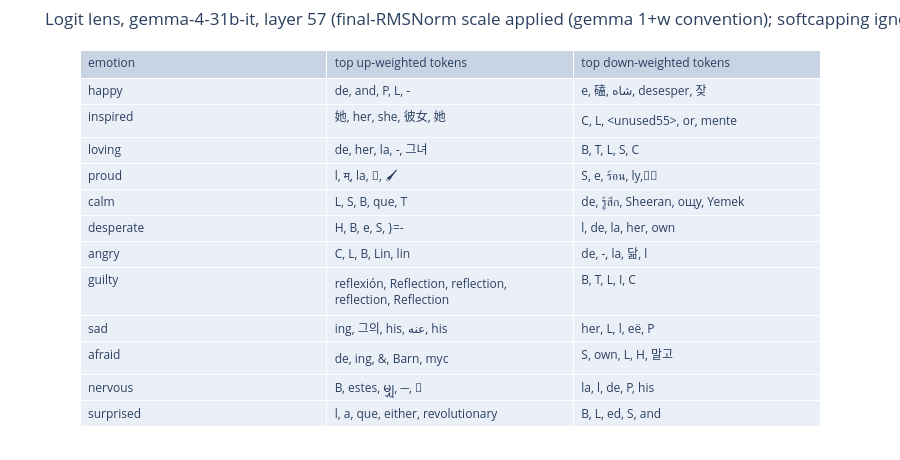
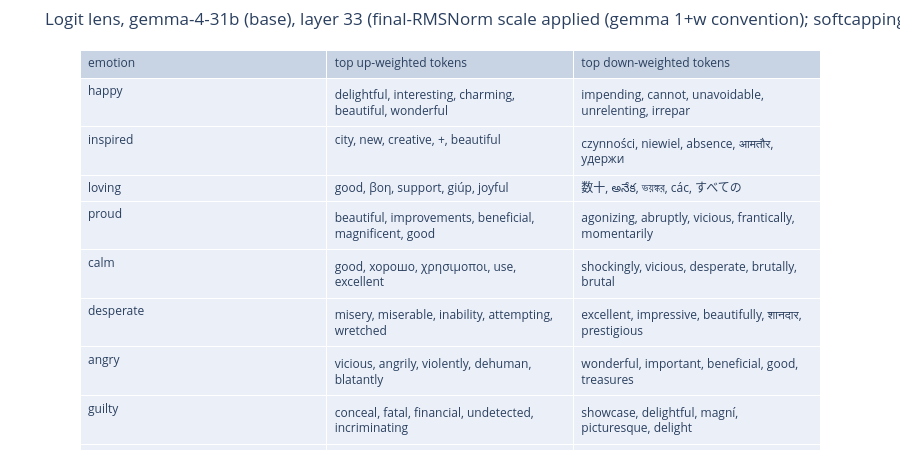

The cell these charts' notebook holds for them, in order:
### Markdown cell above
## 2. Logit lens (paper Table 1): instruct fails, base partially reproduces

### Code cell
# this cell renders the logit-lens token tables for both models: instruct (fails) then base (partial)
import json
from pathlib import Path

import plotly.graph_objects as go

ROOT = Path("..")
STRONG_BASE = [
    "happy",
    "proud",
    "desperate",
    "angry",
    "guilty",
]  # affective neighborhoods, judged by eye


def lens_table(result_path: Path, model_label: str) -> None:
    lens = json.loads(result_path.read_text())
    rows = [(e, ", ".join(t["up"]), ", ".join(t["down"])) for e, t in lens["table"].items()]
    fig = go.Figure(
        go.Table(
            header=dict(
                values=["emotion", "top up-weighted tokens", "top down-weighted tokens"],
                align="left",
            ),
            cells=dict(values=list(zip(*rows)), align="left", height=26),
        )
    )
    fig.update_layout(
        title=f"Logit lens, {model_label}, layer {lens['layer']} ({lens['note']})",
        height=460,
        margin=dict(t=50, b=10),
    )
    fig.show()


lens_table(ROOT / "results/logit_lens_it_L57.json", "gemma-4-31b-it")
lens_table(ROOT / "results/logit_lens_base_L33.json", "gemma-4-31b (base)")
print(
    "verdict, gemma-4-31b-it: no emotion-word neighborhoods at layer 33 or 57; Table 1 does not reproduce"
)
print(
    f"verdict, gemma-4-31b (base): affective neighborhoods for {len(STRONG_BASE)}/12 at layer 33 ({', '.join(STRONG_BASE)}); valence-consistent down-lists for most others"
)

### Figure 1 — Plotly figure (JSON) as saved in the notebook; plotly's stock layout.template omitted (floating-point values rounded to 4 significant figures)
{"data": [{"cells": {"align": "left", "height": 26, "values": [["happy", "inspired", "loving", "proud", "calm", "desperate", "angry", "guilty", "sad", "afraid", "nervous", "surprised"], ["de, and, P, L, -", "她, her, she, 彼女, 她", "de, her, la, -, 그녀", "l, म्, la, 🏰, 🖌", "L, S, B, que, T", "H, B, e, S, }=-", "C, L, B, Lin, lin", "reflexión, Reflection, reflection, reflection, Reflection", "ing, 그의, his, عنه, his", "de, ing, &, Barn, myc", "B, estes, မျှ, ─, 🏢", "l, a, que, either, revolutionary"], ["e, 磕, شاه, desesper, 잦", "C, L, <unused55>, or, mente", "B, T, L, S, C", "S, e, ร้อน, ly, َّ", "de, รู้สึก, Sheeran, ощу, Yemek", "l, de, la, her, own", "de, -, la, 닮, l", "B, T, L, I, C", "her, L, l, её, P", "S, own, L, H, 말고", "la, l, de, P, his", "B, L, ed, S, and"]]}, "header": {"align": "left", "values": ["emotion", "top up-weighted tokens", "top down-weighted tokens"]}, "type": "table"}], "layout": {"height": 460, "margin": {"b": 10, "t": 50}, "title": {"text": "Logit lens, gemma-4-31b-it, layer 57 (final-RMSNorm scale applied (gemma 1+w convention); softcapping ignored)"}}}

### Figure 2 — Plotly figure (JSON) as saved in the notebook; plotly's stock layout.template omitted (floating-point values rounded to 4 significant figures)
{"data": [{"cells": {"align": "left", "height": 26, "values": [["happy", "inspired", "loving", "proud", "calm", "desperate", "angry", "guilty", "sad", "afraid", "nervous", "surprised"], ["delightful, interesting, charming, beautiful, wonderful", "city, new, creative, +, beautiful", "good, βοη, support, giúp, joyful", "beautiful, improvements, beneficial, magnificent, good", "good, хорошо, χρησιμοποι, use, excellent", "misery, miserable, inability, attempting, wretched", "vicious, angrily, violently, dehuman, blatantly", "conceal, fatal, financial, undetected, incriminating", "ineffective, demoral, wrong, های, các", "dozens, children, குழந்தைகளின், çocuk, الأطفال", "未能, 실패, deadline, deadlines, 未", "unprecedented, technical, innovation, 顶级, technology"], ["impending, cannot, unavoidable, unrelenting, irrepar", "czynności, niewiel, absence, आमतौर, удержи", "数十, అనేక, ভয়ঙ্কর, các, すべての", "agonizing, abruptly, vicious, frantically, momentarily", "shockingly, vicious, desperate, brutally, brutal", "excellent, impressive, beautifully, शानदार, prestigious", "wonderful, important, beneficial, good, treasures", "showcase, delightful, magní, picturesque, delight", "素敵な, mooie, charming, 😍, fabulous", "good, शानदार, new, nii, of", "using, использовать, χρησιμοποι, menggunakan, 利用", "helps, زندگی, giúp, things, 選擇"]]}, "header": {"align": "left", "values": ["emotion", "top up-weighted tokens", "top down-weighted tokens"]}, "type": "table"}], "layout": {"height": 460, "margin": {"b": 10, "t": 50}, "title": {"text": "Logit lens, gemma-4-31b (base), layer 33 (final-RMSNorm scale applied (gemma 1+w convention); softcapping ignored)"}}}
